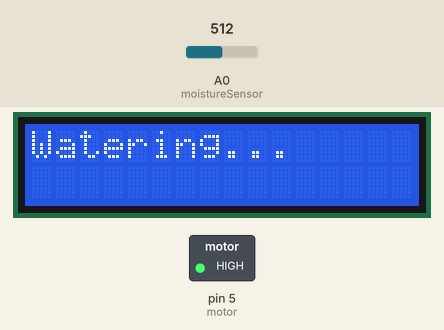
Bench run of a sketch on a simulated Arduino Uno, built with avr-gcc and run on an emulated ATmega328P. Parts: 16×2 character LCD, switched loads named in the sketch (green lamp = pin HIGH). The test bench sets the inputs (shaded band); at power-on: A0 (moistureSensor) = 512.

Above: at 1.2 s.
1.3 s: A0 (moistureSensor) set to 590
2.8 s: A0 (moistureSensor) set to 618
At 4.0 s:
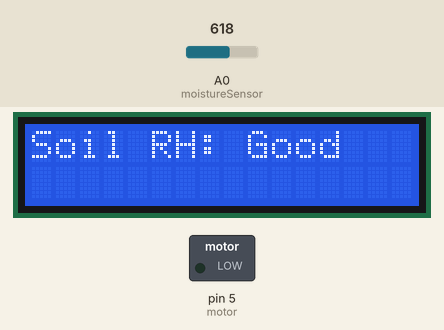
4.3 s: A0 (moistureSensor) set to 511
At 5.4 s:
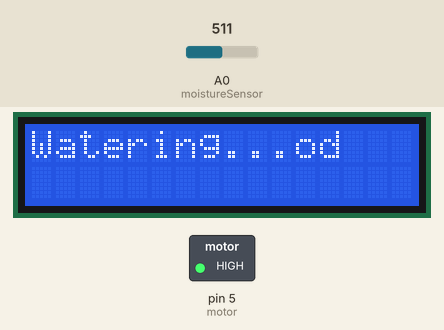
5.8 s: A0 (moistureSensor) set to 610
At 6.2 s:
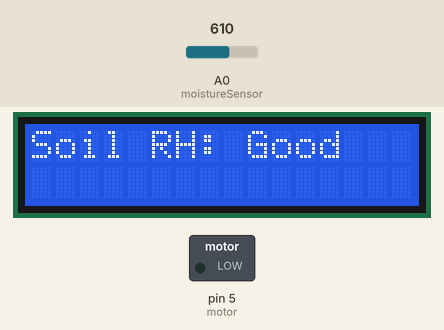
7.3 s: A0 (moistureSensor) set to 306
At 8.7 s:
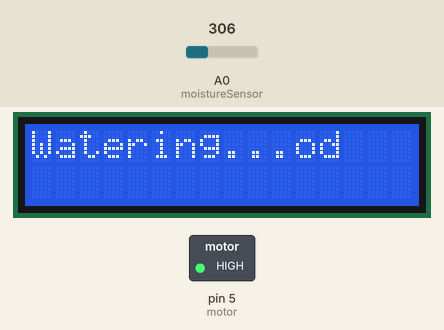
Timing chart, 0 to 9.8 s (numbered marks = the images above; inputs shaded):
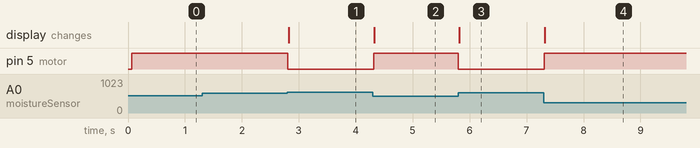

Measured:
- the behaviour switches between 599 and 600 on A0 (moistureSensor) (found by bisection; images 0 and 1)
- after the input at 1.3 s, every drawn part: stays the same
- after the input at 2.8 s, pin 5 (motor): HIGH → LOW at once; the display: changes at once (image 1)
- after the input at 4.3 s, pin 5 (motor): LOW → HIGH at once; the display: changes at once (image 2)
- after the input at 5.8 s, pin 5 (motor): HIGH → LOW at once; the display: changes at once (image 3)
- after the input at 7.3 s, pin 5 (motor): LOW → HIGH at once; the display: changes at once (image 4)

The sketch:

resistivesoil_sensor_with_relay.ino
```cpp
int moistureSensor = 0;
int motor = 5;
int min = 300;
int max = 1000;
#include <Wire.h>
#include <LiquidCrystal_I2C.h>

LiquidCrystal_I2C lcd(0x27, 16, 2);
void setup() {
  Serial.begin(9600);
  pinMode(motor,OUTPUT);

   lcd.clear();
   lcd.init();
   lcd.backlight();
}


void loop() {
 int SensorValue = analogRead(moistureSensor);
 float percentage = (float)((SensorValue - min) * 100) / (max - min);
  lcd.setCursor(0,0);

  if(SensorValue >=600)
  {

    digitalWrite(motor,LOW);
    lcd.print("Soil RH: Good");

  }
  else
  {
    digitalWrite(motor,HIGH);
    lcd.print("Watering...");
  }
}
```
